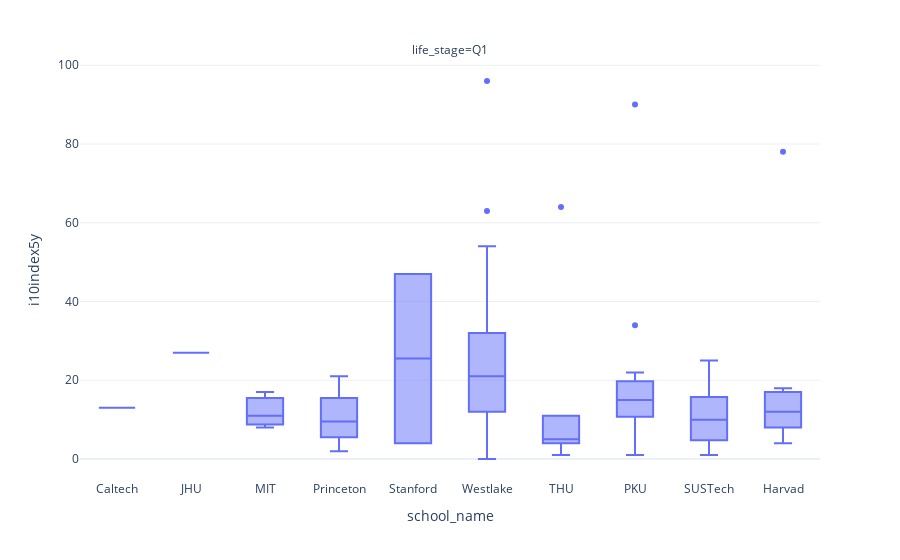

The cell this chart's notebook holds for it:
### Code cell
px.box(faculty_meta_info_df_with_life_stage.query('life_stage == "Q1"'),x='school_name',y='i10index5y',facet_col='life_stage')

### Figure 1 — Plotly figure (JSON) as saved in the notebook; plotly's stock layout.template omitted (floating-point values rounded to 4 significant figures)
{"data": [{"alignmentgroup": "True", "hovertemplate": "life_stage=Q1<br>school_name=%{x}<br>i10index5y=%{y}<extra></extra>", "legendgroup": "", "marker": {"color": "#636efa"}, "name": "", "notched": false, "offsetgroup": "", "orientation": "v", "showlegend": false, "x": ["Caltech", "JHU", "MIT", "MIT", "MIT", "Princeton", "Princeton", "Princeton", "Princeton", "Stanford", "Stanford", "Westlake", "Westlake", "Westlake", "Westlake", "Westlake", "Westlake", "Westlake", "Westlake", "Westlake", "Westlake", "Westlake", "Westlake", "Westlake", "Westlake", "Westlake", "Westlake", "Westlake", "Westlake", "Westlake", "Westlake", "Westlake", "Westlake", "Westlake", "Westlake", "Westlake", "Westlake", "Westlake", "Westlake", "Westlake", "Westlake", "Westlake", "Westlake", "Westlake", "Westlake", "Westlake", "Westlake", "Westlake", "Westlake", "Westlake", "Westlake", "Westlake", "Westlake", "Westlake", "Westlake", "Westlake", "Westlake", "Westlake", "Westlake", "Westlake", "Westlake", "Westlake", "Westlake", "Westlake", "Westlake", "Westlake", "Westlake", "Westlake", "Westlake", "Westlake", "Westlake", "Westlake", "THU", "THU", "THU", "THU", "THU", "THU", "PKU", "PKU", "PKU", "PKU", "PKU", "PKU", "PKU", "PKU", "PKU", "PKU", "PKU", "PKU", "PKU", "SUSTech", "SUSTech", "SUSTech", "SUSTech", "SUSTech", "SUSTech", "SUSTech", "SUSTech", "SUSTech", "Harvad", "Harvad", "Harvad", "Harvad", "Harvad", "Harvad", "Harvad", "Harvad", "Harvad", "Harvad", "Harvad", "Harvad", "Harvad", "Harvad"], "x0": " ", "xaxis": "x", "y": [13, 27, 11, 17, 8, 2, 10, 21, 9, 47, 4, 12, 25, 30, 3, 42, 23, 41, 27, 12, 21, 22, 39, 22, 17, 15, 29, 12, 45, 2, 17, 25, 21, 11, 54, 20, 23, 19, 43, 36, 96, 10, 22, 22, 11, 14, 20, 46, 26, 9, 19, 19, 0, 24, 12, 8, 9, 50, 39, 31, 35, 10, 52, 49, 11, 63, 8, 15, 8, 12, 15, 17, 64, 4, 6, 11, 1, 4, 14, 15, 11, 90, 9, 22, 15, 19, 34, 1, 13, 19, 10, 21, 25, 12, 14, 5, 4, 7, 10, 1, 8, 7, 9, 11, 13, 14, 18, 17, 6, 17, 10, 16, 4, 78], "y0": " ", "yaxis": "y", "type": "box"}], "layout": {"xaxis": {"anchor": "y", "domain": [0.0, 1.0], "title": {"text": "school_name"}}, "yaxis": {"anchor": "x", "domain": [0.0, 1.0], "title": {"text": "i10index5y"}}, "annotations": [{"font": {}, "showarrow": false, "text": "life_stage=Q1", "x": 0.5, "xanchor": "center", "xref": "paper", "y": 1.0, "yanchor": "bottom", "yref": "paper"}], "legend": {"tracegroupgap": 0}, "margin": {"t": 60}, "boxmode": "group"}}
